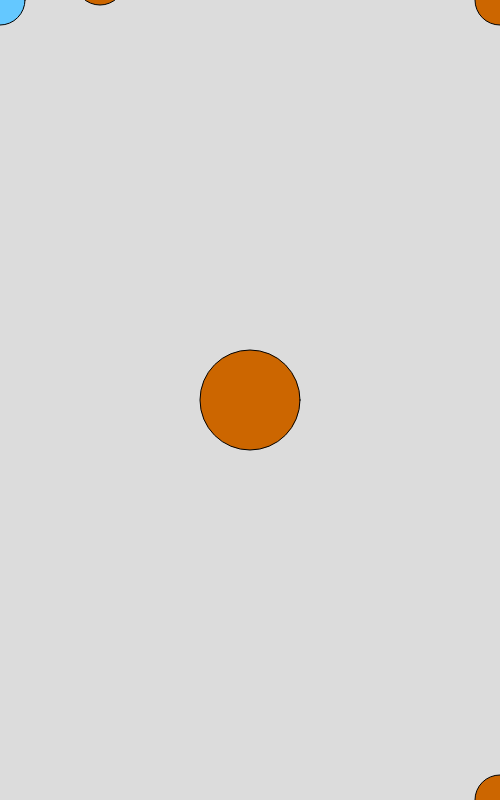
Frame 1 (no input)
Frame 60 (no input): identical to frame 1, image omitted
Frame 120 (the mouse pressed at the canvas centre since frame 60): identical to frame 1, image omitted

The p5.js sketch that drew this single still picture (run headless with seeded random() and noise() and a simulated clock; from frame 60 on, the mouse is pressed at the canvas centre):

// p5.js sketch
// ── sketch.js
// Coordinate Systems
// Mr. Scott
// Sept 11. 2024
// Looking at how coordinates work in p5.js


function setup() {
  print("Setup runs once, at the start.")
  createCanvas(500, 800);
  //         width   height
}

function draw() {
  //runs over and over (targetting 60fps)
  //when possible, keep draw() short
  background(220);
  drawCircles();
  
}

function drawCircles(){
  //draw some (5) circles
  fill(100,200,255);  //R, G, B
  circle(0,0,50);

  fill(204,102,0);
  circle(100,-20,50);

  circle(500,0,50); 
  circle(width,height,50);
  circle(width/2, height/2, 100);
}
